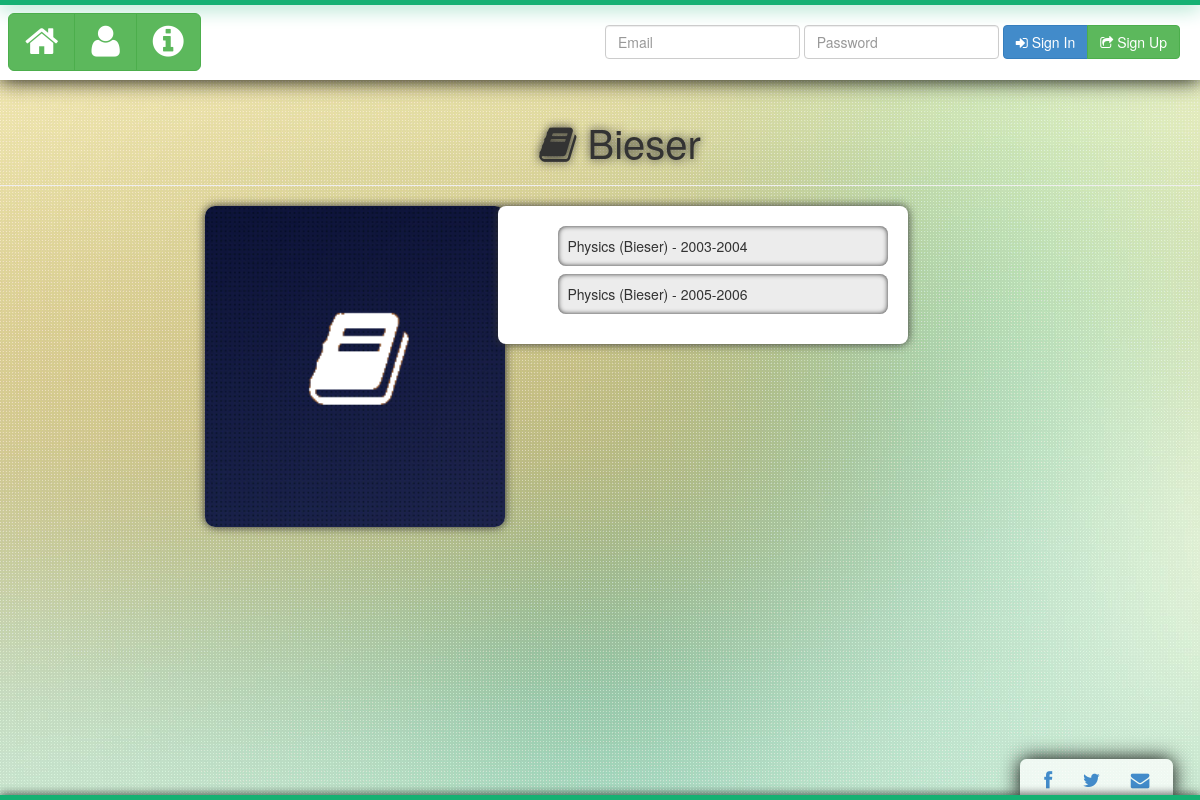
The app's page /booksManiacs/items/Bieser/ with its own data.
### booksManiacs/models.py (models this page shows, shortened)
class Item(models.Model):
	ITEM_STATUS = (
		('0','no_request'),
		('1','request_to_buy'),
		('2','sold'),
	)
	name = 	models.ForeignKey(Book)
	edition = models.CharField(max_length=15)
	seller = models.ForeignKey(Profile)
	buy_request = models.CharField(max_length=1,choices=ITEM_STATUS,default='0')
	buyer = models.ForeignKey(Profile,related_name='+',blank=True, null=True)
	other_details = models.TextField(default='')

class Book(models.Model):
	name = models.CharField(max_length=100)
	author = models.CharField(max_length=40,primary_key=True)
	avail_count = models.IntegerField(default=0)
	price = models.IntegerField()
	imageLink = models.CharField(max_length=500,blank=True)
	def __unicode__(self):
		return self.name + " (" + self.author + ")"

### booksManiacs/views.py (the view)
# urls.py: url(r'^items/(?P<book_author>[\w\s]+)/$', views.items, name='items'),
def items(request, book_author):
	exist = Book.objects.filter(author=book_author).count()
	if exist:
		if request.session.get('user'):
			name = request.session.get('user')
			req_items = Item.objects.filter(name=book_author, buy_request=0).exclude(seller=name)
			own_items = Item.objects.filter(name=book_author, seller=name).count()
			data = {'req_items' : req_items, 'book_author' : book_author, 'exist' : exist, 'name' : name, 'own_items' : own_items}
		else:
			req_items = Item.objects.filter(name=book_author)
			data = {'req_items' : req_items, 'book_author' : book_author, 'exist' : exist}
		return render(request, 'booksManiacs/items.html', data)
	else:
		return HttpResponse("sorry there is no such book. you have reached the wrong page.")

### booksManiacs/templates/booksManiacs/items.html (shortened to what this page needs)
{% extends "base.html" %}
	{% load staticfiles %}
	{% block staticFiles %}
		<link rel="stylesheet" type="text/css" href="{% static 'booksManiacs/css/items.css' %}" />
	{% endblock %}
	{% block container %}
		<h1 id = "bookName"><i class = "fa fa-book"></i> {{ book_author }}</h1>
		<hr>
		<div class="row">
			<div class="col-md-3 col-md-offset-2">
				<img src="{% static 'booksManiacs/images/book.png' %}" class="bookImage">
			</div>
			<div class="col-md-4 itemDetails">
				{% if req_items %}
					<ul>
					{% for item in req_items %}
						<li class="itemRow">{{ item.name }} - {{ item.edition }}
						</li>
					{% endfor %}
					</ul>
				{% else %}
					<div id="bookError">Sorry...We dont have this book in stock right now.Please try later.</div>
				{% endif %}
			</div>
		</div>
	{% endblock %}

### booksManiacs/static/booksManiacs/css/application.css (style rules this page uses)
body { background-image: url("/static/booksManiacs/images/bg.jpg"); background-attachment: fixed; }

### booksManiacs/static/booksManiacs/css/items.css (style rules this page uses)
#bookName { text-align: center; margin-top: 20pt; margin-left: 30pt; font-size: 30pt; text-shadow: 0px 0px 10px; }
.bookImage { border-radius: 10px; box-shadow: 0px 0px 10px; width: 300px; }
.itemDetails { padding: 20px; border-radius: 8px; box-shadow: 0px 0px 10px; background: white; }
.itemDetails ul { list-style: none; }
.itemRow { border-radius: 8px; padding: 10px; margin-bottom: 8px; background: rgb(236, 236, 236); box-shadow: 0px 0px 5px inset; }

### records on screen
Item: name "Physics (Bieser)", edition "2003-2004"
Item: name "Physics (Bieser)", edition "2005-2006"

### other values on screen
{{ book_author }} "Bieser"
